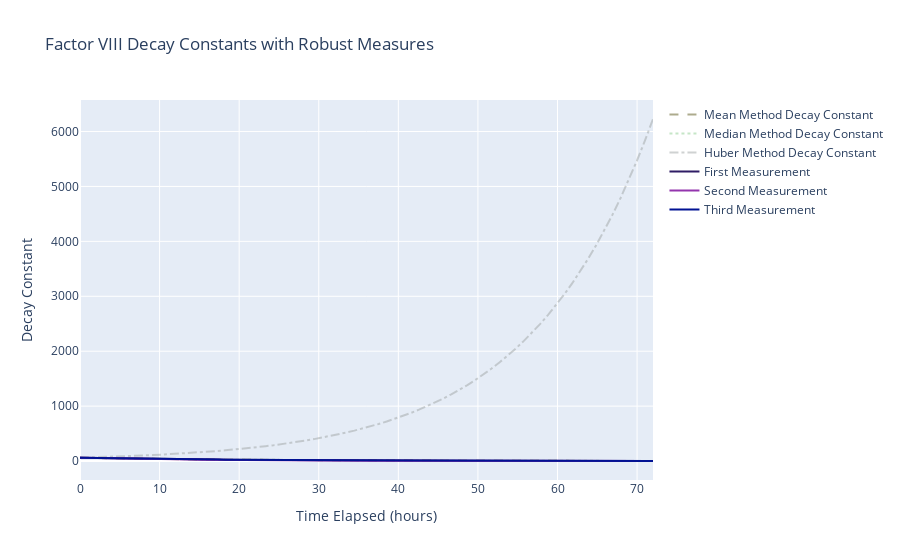

Notebook source saved alongside this figure:
### Markdown cell above
### Measurements and methods

### Code cell
fig = go.Figure(data=[mean_line_data, median_line_data, huber_line_data, first_measuremenet_data, second_measuremenet_data, third_measuremenet_data], layout=layout)


iplot(fig)
